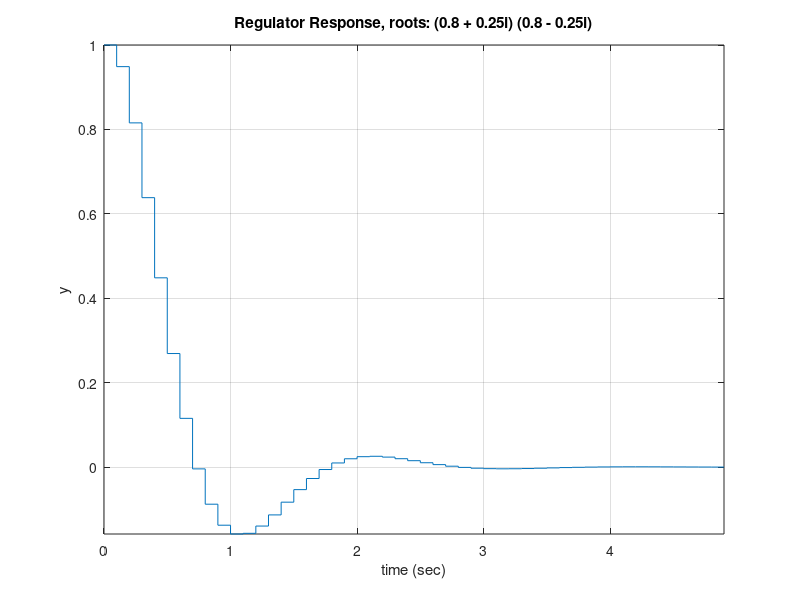

This figure's MATLAB source:
%
% cl_fonp01.m
%
% Control Law, Full Order, No Estimation
%
% Derived from example 8.1 and 8.2 in Franklin & Powell on Pg. 282-286.
%

clear;

T = 0.1;  % time step

Phi = [1 T; 0 1];
Gamma = [T^2/2; T];

n = length(Phi);  % order
Gz = ss(Phi, Gamma, eye(n), zeros(n,1), T);

% y = H*x, filter
H = zeros(1,n);
H(1) = 1;
% create a gain of H using D and zeroing others
Hz = ss(zeros(1,1), zeros(1,n), zeros(1,1), H, T);

% Find K
% roots (arbitrary)
z1 = [0.8 + 0.25i; 0.8 - 0.25i];
K1 = place(Phi, Gamma, z1);
% create a gain of K using D and zeroing others
K1z = ss(zeros(1,1), zeros(1,n), zeros(1,1), K1, T);

% Build system(s)
X1z = feedback(Gz, K1z, -1);
CL1z = series(X1z, Hz);
CL1z = sminreal(CL1z);

% Simulate
Tend = 5;
x0 = [1; 0];  % initial x
u = zeros([(Tend/T) 1]);
[y1,t1] = lsim(CL1z, u, [], x0);

% Plot
clf;
figure(1);
stairs(t1, y1);
grid on;
axis tight;
title('Regulator Response, roots: (0.8 + 0.25i) (0.8 - 0.25i)');
xlabel('time (sec)');
ylabel('y');

% Print to file
print('cl_fonp01.eps', '-depsc2');
